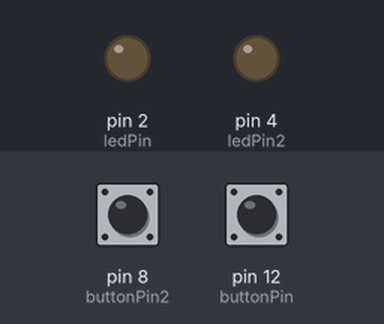
The sketch below on a simulated Arduino Uno, built with avr-gcc and run on an emulated ATmega328P. Parts: output pins drawn as LEDs (lit = HIGH). Dashed ring = blinking. Inputs (shaded band) come from the test bench; at power-on: pin 8 (buttonPin2) LOW, pin 12 (buttonPin) LOW.

Above: at 1.2 s.
1.3 s: pin 8 (buttonPin2) pulled HIGH for 1 s
At 1.42 s:
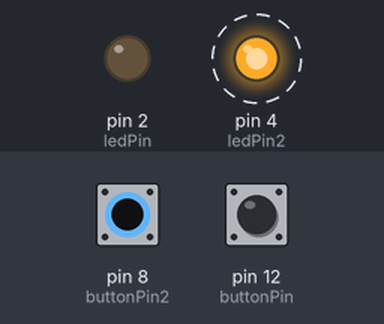
3.8 s: pin 12 (buttonPin) pulled HIGH for 3.2 s
At 3.92 s:
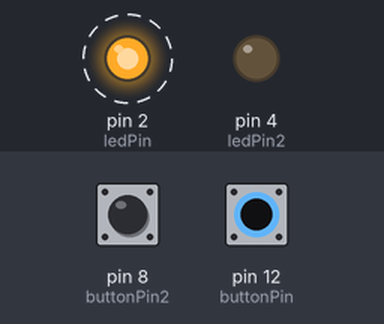
8.5 s: pin 8 (buttonPin2) pulled HIGH for 3.2 s
At 12.3 s:
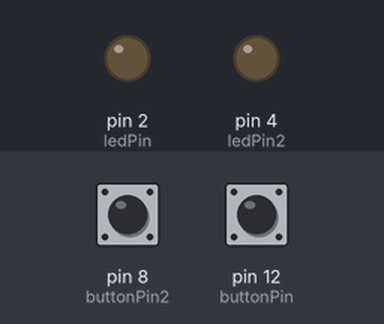
Timing chart, 0 to 13.8 s (numbered marks = the images above; inputs shaded):
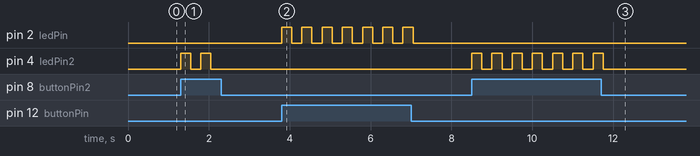

Measured:
- after the input at 1.3 s, pin 4 (ledPin2): alternates HIGH for 0.25 s and LOW for 0.25 s, 4 changes in all, then stays LOW, starting at once
- after the input at 3.8 s, pin 2 (ledPin): alternates HIGH for 0.25 s and LOW for 0.25 s, 14 changes in all, then stays LOW, starting at once
- after the input at 8.5 s, pin 4 (ledPin2): alternates HIGH for 0.25 s and LOW for 0.25 s, 14 changes in all, then stays LOW, starting at once

The sketch:

Double_led.ino
```cpp
int ledPin = 2;
int ledPin2 = 4;
int buttonPin2 = 8;
int buttonPin = 12;
int buttonState;
int buttonState2;
void setup() {
  // put your setup code here, to run once:
Serial.begin(9600);
pinMode(buttonPin, INPUT);
pinMode(ledPin, OUTPUT);
pinMode(buttonPin2, INPUT);
pinMode(ledPin2, OUTPUT);

}

void loop() {
  // put your main code here, to run repeatedly:
buttonState = digitalRead(buttonPin);
buttonState2 = digitalRead(buttonPin2);
if (buttonState == HIGH) {
  digitalWrite (ledPin, HIGH);
  delay(250);
  digitalWrite (ledPin, LOW);
  delay(250);
}
else if (buttonState == LOW) {
  digitalWrite (ledPin, LOW);
}
if (buttonState2 == HIGH) {
  digitalWrite (ledPin2, HIGH);
  delay(250);
  digitalWrite (ledPin2, LOW);
  delay(250);
}
else if (buttonState2 == LOW) {
  digitalWrite (ledPin2, LOW);
}
}
```
